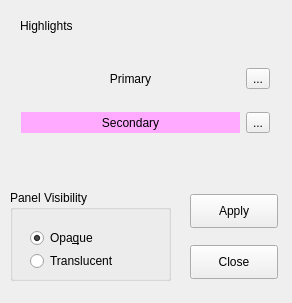
<?xml version="1.0" encoding="UTF-8"?>
<ui version="4.0">
 <class>MainWindow</class>
 <widget class="QMainWindow" name="MainWindow">
  <property name="geometry">
   <rect>
    <x>0</x>
    <y>0</y>
    <width>292</width>
    <height>303</height>
   </rect>
  </property>
  <property name="windowTitle">
   <string>Klone10 Settings</string>
  </property>
  <widget class="QWidget" name="centralWidget">
   <widget class="QPushButton" name="pbCancel">
    <property name="geometry">
     <rect>
      <x>190</x>
      <y>245</y>
      <width>88</width>
      <height>34</height>
     </rect>
    </property>
    <property name="text">
     <string>Close</string>
    </property>
   </widget>
   <widget class="QWidget" name="layoutWidget">
    <property name="geometry">
     <rect>
      <x>10</x>
      <y>40</y>
      <width>271</width>
      <height>121</height>
     </rect>
    </property>
    <layout class="QGridLayout" name="gridLayout">
     <item row="1" column="1">
      <widget class="QToolButton" name="tbSecondary">
       <property name="text">
        <string>...</string>
       </property>
      </widget>
     </item>
     <item row="1" column="0">
      <widget class="QLabel" name="labelSecondary">
       <property name="styleSheet">
        <string notr="true">background-color: rgb(255, 170, 255);</string>
       </property>
       <property name="text">
        <string>Secondary</string>
       </property>
       <property name="alignment">
        <set>Qt::AlignCenter</set>
       </property>
      </widget>
     </item>
     <item row="0" column="0">
      <widget class="QLabel" name="labelPrimary">
       <property name="text">
        <string>Primary</string>
       </property>
       <property name="alignment">
        <set>Qt::AlignCenter</set>
       </property>
      </widget>
     </item>
     <item row="0" column="1">
      <widget class="QToolButton" name="tbPrimary">
       <property name="text">
        <string>...</string>
       </property>
      </widget>
     </item>
    </layout>
   </widget>
   <widget class="QLabel" name="labelTitle">
    <property name="geometry">
     <rect>
      <x>20</x>
      <y>15</y>
      <width>121</width>
      <height>21</height>
     </rect>
    </property>
    <property name="text">
     <string>Highlights</string>
    </property>
   </widget>
   <widget class="QGroupBox" name="groupBox">
    <property name="geometry">
     <rect>
      <x>10</x>
      <y>190</y>
      <width>161</width>
      <height>91</height>
     </rect>
    </property>
    <property name="title">
     <string>Panel Visibility</string>
    </property>
    <property name="alignment">
     <set>Qt::AlignLeading|Qt::AlignLeft|Qt::AlignTop</set>
    </property>
    <widget class="QRadioButton" name="rbOpaque">
     <property name="geometry">
      <rect>
       <x>20</x>
       <y>37</y>
       <width>105</width>
       <height>22</height>
      </rect>
     </property>
     <property name="text">
      <string>Opa&amp;que</string>
     </property>
     <property name="checked">
      <bool>true</bool>
     </property>
    </widget>
    <widget class="QRadioButton" name="rbTranslucent">
     <property name="geometry">
      <rect>
       <x>20</x>
       <y>60</y>
       <width>105</width>
       <height>22</height>
      </rect>
     </property>
     <property name="text">
      <string>Translucent</string>
     </property>
    </widget>
   </widget>
   <widget class="QPushButton" name="pushButton">
    <property name="geometry">
     <rect>
      <x>190</x>
      <y>194</y>
      <width>88</width>
      <height>34</height>
     </rect>
    </property>
    <property name="text">
     <string>Apply</string>
    </property>
   </widget>
  </widget>
 </widget>
 <layoutdefault spacing="6" margin="11"/>
 <resources/>
 <connections>
  <connection>
   <sender>pbCancel</sender>
   <signal>clicked()</signal>
   <receiver>MainWindow</receiver>
   <slot>close()</slot>
   <hints>
    <hint type="sourcelabel">
     <x>281</x>
     <y>225</y>
    </hint>
    <hint type="destinationlabel">
     <x>199</x>
     <y>149</y>
    </hint>
   </hints>
  </connection>
 </connections>
</ui>
